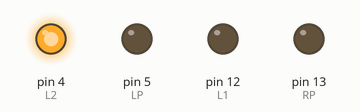
The sketch below on a simulated Arduino Uno, built with avr-gcc and run on an emulated ATmega328P. On the bench: output pins drawn as LEDs (lit = HIGH). Pins used as bus, display or sensor lines are not drawn. At 14.0 s the program stops and its outputs stay as they are.

Above: at 0.1 s.
At 6.4 s:
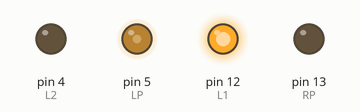
At 10.9 s:
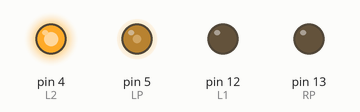
Timing chart, 0 to 14.5 s (numbered marks = the images above):
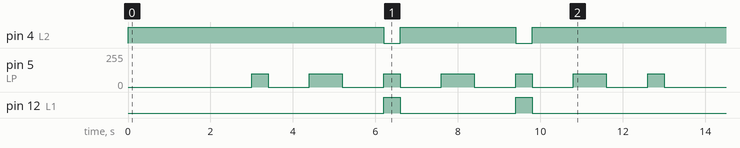

Measured:
- by itself, pin 4 (L2): goes HIGH 6.2 s, LOW 0.40 s, HIGH 2.8 s, LOW 0.40 s, then HIGH
- by itself, pin 5 (LP): repeats every 3.2 s: 0/255 1.0 s, 100/255 0.80 s, 0/255 1.0 s, 100/255 0.40 s
- by itself, pin 12 (L1): alternates HIGH for 0.40 s and LOW for 2.8 s, 4 changes in all, then stays LOW

The sketch:

energy_bang.ino
```cpp
//#define LEFT 3
//#define RIGHT 2
#define LP 5 //Скорость левого мотора
#define RP 13 //Скорость правого мотора
#define L1 12 //Направление вращения левого мотора
#define L2 4 //Напрвление вращения левого мотора
#define R1 8 //Напрвление вращения правого мотора
#define R2 10 //Напрвление вращения правого мотора

#define LEFTSENSOR 7
#define RIGHTSENSOR 2
#define CENTERSENSOR 3

#define CENTERBANG 11
#define RIGHTBANG 6
#define RIGHTBANGDIAGONAL 9


int speed = 100;
int turn = 100;

const int turn_90_degree_time_ms = 400;
const int collision_move_time = 800;
const int waid_time_ms = 1000;

void go(){

  analogWrite(LP, speed);
  digitalWrite(L1, LOW);
  digitalWrite(L2, HIGH);
  analogWrite(RP, speed);
  digitalWrite(R1, LOW);
  digitalWrite(R2, HIGH);
}

void stop(){

  analogWrite(LP, 0);
  digitalWrite(L1, LOW);
  digitalWrite(L2, HIGH);
  analogWrite(RP, 0);
  digitalWrite(R1, LOW);
  digitalWrite(R2, HIGH);
}

void fastright(){

  analogWrite(LP, turn);
  digitalWrite(L1, LOW);
  digitalWrite(L2, HIGH);
  analogWrite(RP, turn);
  digitalWrite(R1, HIGH);
  digitalWrite(R2, LOW);
}

void fastleft(){

  analogWrite(LP, turn);
  digitalWrite(L1, HIGH);
  digitalWrite(L2, LOW);
  analogWrite(RP, turn);
  digitalWrite(R1, LOW);
  digitalWrite(R2, HIGH);
}

void slowlyright(){

  analogWrite(LP, speed + 10);
  digitalWrite(L1, LOW);
  digitalWrite(L2, HIGH);
  analogWrite(RP, 0);
  digitalWrite(R1, LOW);
  digitalWrite(R2, LOW);
}

void slowlyleft(){

  analogWrite(LP, 0);
  digitalWrite(L1, LOW);
  digitalWrite(L2, LOW);
  analogWrite(RP, speed);
  digitalWrite(R1, LOW);
  digitalWrite(R2, HIGH);
}

void line(){
  byte LEFTS = digitalRead(LEFTSENSOR);
  byte RIGHTS = digitalRead(RIGHTSENSOR);
  byte CENTERS = digitalRead(CENTERSENSOR);

  if ((LEFTS==1)&&(CENTERS==0)&&(RIGHTS==1)){
    go();
  }
  else if ((LEFTS==1)&&(CENTERS==1)&&(RIGHTS==1)){
    go();
  }
  else if ((LEFTS==1)&&(CENTERS==1)&&(RIGHTS==0)){
    slowlyright();
  }
  else if ((LEFTS==0)&&(CENTERS==1)&&(RIGHTS==1)){
    slowlyleft();
  }
  else if ((LEFTS==1)&&(CENTERS==0)&&(RIGHTS==0)){
    fastright();
  }
  else if ((LEFTS==0)&&(CENTERS==0)&&(RIGHTS==1)){
    fastleft();
  }
  else if ((LEFTS==0)&&(CENTERS==0)&&(RIGHTS==0)){
    stop();
  }
  else{
    go();
  }
}

void collision(){
  //bool RIGHTS = digitalRead(RIGHTSENSOR);

  // Повернуть направо 90*
  fastright();
  delay(turn_90_degree_time_ms);
  stop();
  delay(waid_time_ms);

  // Проехать вперед
  go();
  delay(collision_move_time);
  stop();
  delay(waid_time_ms);

  // Повернуть налево 90*
  fastleft();
  delay(turn_90_degree_time_ms);
  stop();
  delay(waid_time_ms);

  // Проехать вперед
  go();
  delay(collision_move_time);
  stop();
  delay(waid_time_ms);

  // Повернуть налево 90*
  fastleft();
  delay(turn_90_degree_time_ms);
  stop();
  delay(waid_time_ms);

  // Проехать вперед
  go();
  delay(collision_move_time);
  stop();
  delay(waid_time_ms);

  fastright();
  delay(turn_90_degree_time_ms);
  stop();
  delay(waid_time_ms);
}

void setup( void ){
  Serial.begin(115200);

  pinMode(LEFTSENSOR,INPUT);
  pinMode(RIGHTSENSOR,INPUT);
  pinMode(CENTERSENSOR,INPUT);
  //pinMode(LEFT,INPUT);
  //pinMode(RIGHT,INPUT);
  pinMode(CENTERBANG,INPUT);
  pinMode(RIGHTBANG,INPUT);
  pinMode(RIGHTBANGDIAGONAL,INPUT);
  pinMode(L1,OUTPUT);
  pinMode(L2,OUTPUT);
  pinMode(R1,OUTPUT);
  pinMode(R2,OUTPUT);
  pinMode(LP,OUTPUT);
  pinMode(RP,OUTPUT);


  // По умолчанию моторы выключены
  analogWrite(LP, 0);
  analogWrite(RP, 0);

  // Установка направления движения
  digitalWrite(L1,LOW);
  digitalWrite(L2,HIGH);
  digitalWrite(R1,LOW);
  digitalWrite(R2,HIGH);

  delay(3000);

  collision();
  while(1);
}


void loop( ){
  //0-black
  //1-white
  bool CENTERB = digitalRead(CENTERBANG);
  bool RIGHTB = digitalRead(RIGHTBANG);
  bool RIGHTBD = digitalRead(RIGHTBANGDIAGONAL);

  bool LEFTS = digitalRead(LEFTSENSOR);
  bool RIGHTS = digitalRead(RIGHTSENSOR);
  bool CENTERS = digitalRead(CENTERSENSOR);

  if (CENTERB && RIGHTB && RIGHTBD){
    line();
  }else{
    collision();
  }
}
```
